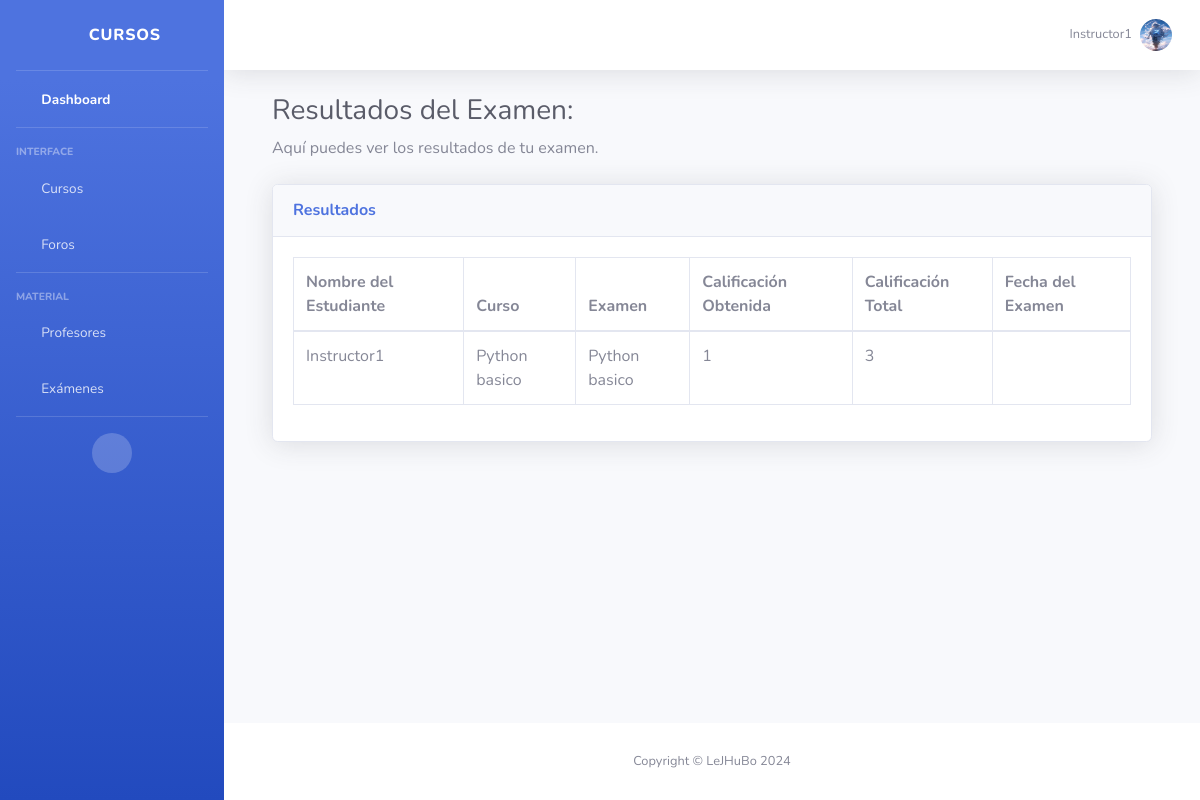
Before: /courses/exam-results/ (signed in) with the older database file.
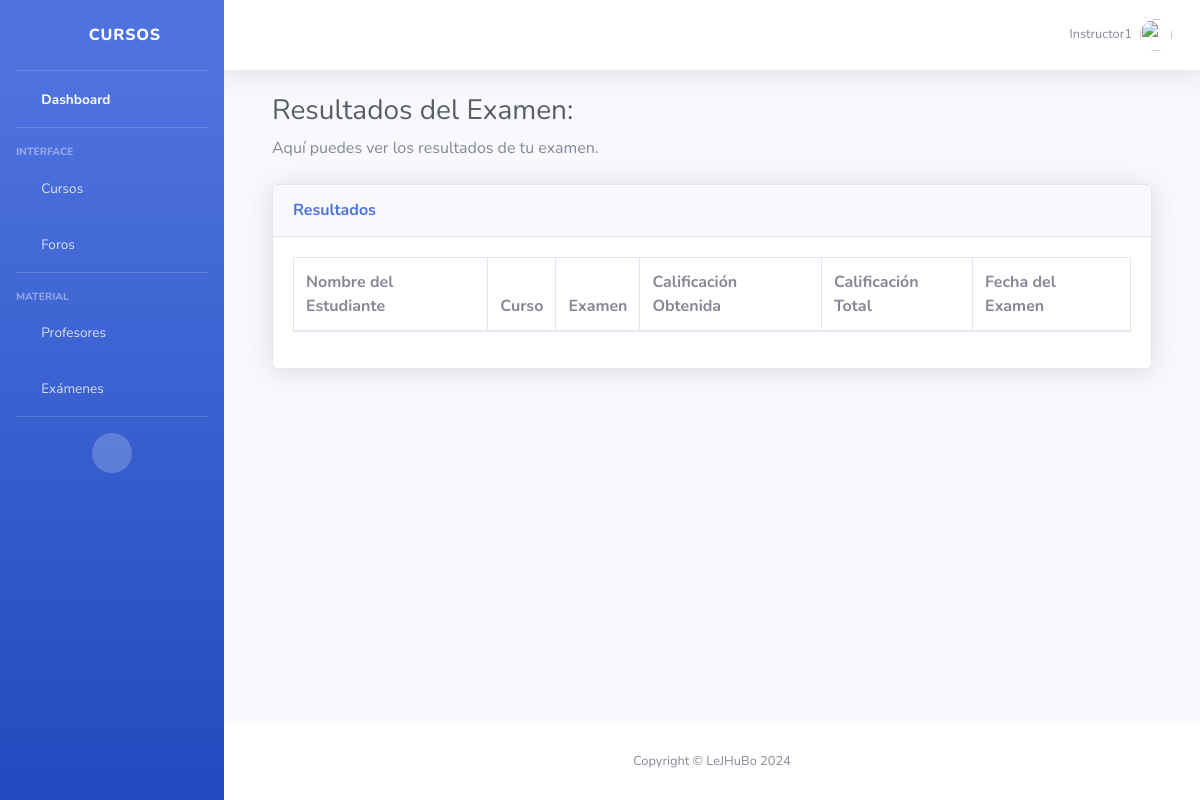
After: the same page with the newer database file.
### courses/models.py (models this page shows, shortened)
class User(AbstractUser):
    ROLE_CHOICES = (
        ('student', 'Student'),
        ('instructor', 'Instructor'),
        ('admin', 'Admin'),
    )
    role = models.CharField(max_length=10, choices=ROLE_CHOICES, default='student')
    groups = models.ManyToManyField(Group, related_name='custom_user_set')
    user_permissions = models.ManyToManyField(Permission, related_name='custom_user_set')
    profile_picture = models.ImageField(upload_to='profile_pictures/', null=True, blank=True)
    objects = UserManager()

class Grade(models.Model):
    student = models.ForeignKey(User, on_delete=models.CASCADE, limit_choices_to={'role': 'student'})
    exam = models.ForeignKey(Exam, on_delete=models.CASCADE)
    marks_obtained = models.IntegerField()
    start_time = models.DateTimeField(auto_now_add=True)

class Exam(models.Model):
    title = models.CharField(max_length=200)
    course = models.ForeignKey(Course, on_delete=models.CASCADE, related_name='exams')
    total_marks = models.IntegerField()
    duration = models.IntegerField(default=15)

class Course(models.Model):
    title = models.CharField(max_length=200)
    description = models.TextField()
    start_date = models.DateField()
    end_date = models.DateField()
    instructor = models.ForeignKey(User, on_delete=models.CASCADE, limit_choices_to={'role': 'instructor'})
    image = models.ImageField(upload_to='course_images/', null=True, blank=True)
    video_url = models.URLField(blank=True, null=True)

### courses/views.py (the view)
# urls.py: path('exam-results/', ExamResultsView.as_view(), name='exam_results'),
class ExamResultsView(LoginRequiredMixin, ListView):
    template_name = 'exam/exam_result.html'
    context_object_name = 'grades'
    def get_queryset(self):
        return Grade.objects.filter(student=self.request.user)

### courses/templates/exam/exam_result.html
{% extends "index.html" %} {% block title %}Resultados del Examen{% endblock %} {% block content %}
<div class="container-fluid">
    <h1 class="h3 mb-2 text-gray-800">Resultados del Examen: {{ exam.title }}</h1>
    <p class="mb-4">Aquí puedes ver los resultados de tu examen.</p>
    <div class="card shadow mb-4">
        <div class="card-header py-3">
            <h6 class="m-0 font-weight-bold text-primary">Resultados</h6>
        </div>
        <div class="card-body">
            <div class="table-responsive">
                <table class="table table-bordered" id="dataTable" width="100%" cellspacing="0">
                    <thead>
                        <tr>
                            <th>Nombre del Estudiante</th>
                            <th>Curso</th>
                            <th>Examen</th>
                            <th>Calificación Obtenida</th>
                            <th>Calificación Total</th>
                            <th>Fecha del Examen</th>
                        </tr>
                    </thead>
                    <tbody>
                        {% for grade in grades %}
                        <tr>
                            <td>{{ grade.student.username }}</td>
                            <td>{{ grade.exam.course.title }}</td>
                            <td>{{ grade.exam.title }}</td>
                            <td>{{ grade.marks_obtained }}</td>
                            <td>{{ grade.exam.total_marks }}</td>
                            <td>{{ grade.exam.created_at }}</td>
                        </tr>
                        {% endfor %}
                    </tbody>
                </table>
            </div>
        </div>
    </div>
</div>
{% endblock %}

### courses/templates/index.html (shortened to what the changed rows need)
{% load static %}
<!DOCTYPE html>
<html lang="en">
<head>
    <link href="{% static 'vendor/fontawesome-free/css/all.min.css' %}" rel="stylesheet" type="text/css">
    <link href="{% static 'css/sb-admin-2.min.css' %}" rel="stylesheet">
</head>
<body id="page-top">
    <div id="wrapper">
        <div id="content-wrapper" class="d-flex flex-column">
            <div id="content">
                <nav class="navbar navbar-expand navbar-light bg-white topbar mb-4 static-top shadow">
                    <ul class="navbar-nav ml-auto">
                        <li class="nav-item dropdown no-arrow">
                            <a class="nav-link dropdown-toggle" href="#" id="userDropdown" role="button" data-toggle="dropdown" aria-haspopup="true" aria-expanded="false">
                                <span class="mr-2 d-none d-lg-inline text-gray-600 small">{{ user.username }}</span> {% if user.profile_picture %}
                                <img class="img-profile rounded-circle" src="{{ user.profile_picture.url }}"> {% else %}
                                <img class="img-profile rounded-circle" src="{% static 'img/undraw_profile.svg' %}"> {% endif %}
                            </a>
                        </li>
                    </ul>
                </nav>
                <div class="container-fluid">
                    {% block content %}{% endblock %}
                </div>
            </div>
        </div>
    </div>
</body>
</html>

Changed rows visible on the page:
no longer on this page (row edited): Grade: student.username "Instructor1", exam.course "Python basico", exam "Python basico", marks_obtained "1", exam.total_marks "3"
changed User "Instructor1": profile_picture: picture removed
